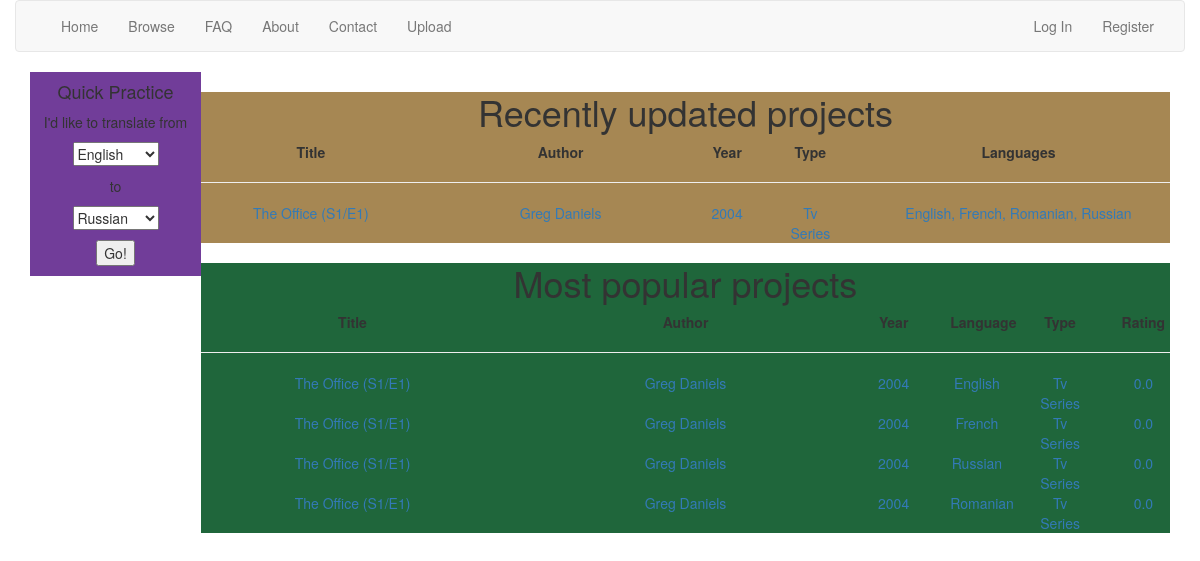
The page / on the database its author committed.
### tables this page shows
CREATE TABLE 'projects' ('id' INTEGER PRIMARY KEY AUTOINCREMENT NOT NULL, 'type' TEXT NOT NULL,'title' TEXT NOT NULL, 'author' TEXT NOT NULL, 'year' INTEGER NOT NULL, 'user_id'  INTEGER NOT NULL  , 'line_count' INTEGER, 'season' INTEGER, 'episode' INTEGER, 'poster'  TEXT NOT NULL  , 'description'  TEXT NOT NULL  );

CREATE TABLE 'versions' ('id' INTEGER PRIMARY KEY AUTOINCREMENT NOT NULL, 'project_id' INTEGER NOT NULL, 'user_id' INTEGER NOT NULL, 'language' TEXT NOT NULL, 'timestamp' DATETIME NOT NULL, 'rating' REAL DEFAULT 0.0);

### application.py (the view)
@app.route("/")
def index():
    all_versions = db.execute("SELECT * FROM versions")
    possible_languages = []
    for version in all_versions:
        if version["language"] not in possible_languages:
            possible_languages.append(version["language"])
    possible_from_languages = sorted(possible_languages)
    possible_to_languages = sorted(possible_languages, reverse=True)
    new_versions = db.execute("SELECT * FROM versions ORDER BY timestamp DESC")
    new_projects = []
    if len(new_versions) > 0:
        different_projects = []
        for version in new_versions:
            if version["project_id"] not in different_projects:
                different_projects.append(version["project_id"])
                if len(different_projects) == 10:
                    break
            else:
                continue
        for id in different_projects:
            rows = db.execute("SELECT * FROM projects WHERE id = :id", id=id)
            new_projects.append(rows[0])
        for project in new_projects:
            if project["type"].lower() == "tv series":
                project["title"] += (" (s" + str(project["season"]) + "/e" + str(project["episode"]) +")")
            rows = db.execute("SELECT * FROM versions WHERE project_id = :project_id",
                              project_id=project["id"])
            languages_list = []
            for row in rows:
                if row["language"] not in languages_list:
                    languages_list.append(row["language"])
            languages_list = sorted(languages_list)
            languages_string = ""
            for language in languages_list:
                languages_string += (language + ", ")
            languages_string = languages_string[:-2]
            project["languages"] = languages_string
    popular_versions = db.execute("SELECT * FROM versions ORDER BY rating DESC LIMIT 10")
    if len(popular_versions) > 0:
        for version in popular_versions:
            projects = db.execute("SELECT * FROM projects WHERE id = :id", id=version["project_id"])
            version["type"] = projects[0]["type"]
            version["title"] = projects[0]["title"]
            if version["type"].lower() == "tv series":
                version["title"] += (" (s" + str(projects[0]["season"]) + "/e" + str(projects[0]["episode"]) +")")
            version["author"] = projects[0]["author"]
            version["year"] = projects[0]["year"]
    return render_template("index.html", possible_from_languages=possible_from_languages,
                           possible_to_languages=possible_to_languages, new_projects=new_projects,
                           popular_versions=popular_versions)

### templates/index.html (shortened to what this page needs)
{% extends "layout.html" %}
{% block main %}
    <div class="container">
        <div class="leftindex">
            <h4>Quick Practice</h4>
            {% if possible_from_languages|length == 0 %}
                <p>No languages yet!</p>
            {% else %}
                <p>I'd like to translate from</p>
                <p>
                    <select name="from_language" form="quick_practice_form">
                        {% for language in possible_from_languages %}
                            <option value="{{ language }}">{{ language.title() }}</option>
                        {% endfor %}
                    </select>
                </p>
                <p>to</p>
                <p>
                    <select name="to_language" form="quick_practice_form">
                        {% for language in possible_to_languages %}
                            <option value="{{ language }}">{{ language.title() }}</option>
                        {% endfor %}
                    </select>
                </p>
                <form action="{{ url_for('quick_practice') }}" method="post" id="quick_practice_form">
                    <p><button type="submit">Go!</button></p>
                </form>
            {% endif %}
        </div>
        <div class="rightindex">
            <div class="topindex">
                <h1>Recently updated projects</h1>
                    {% if new_projects|length == 0 %}
                        <br>
                        <p>No projects yet.</p>
                        <br>
                    {% else %}
                        <div class="row">
                            <div class="col-xs-3"><strong>Title</strong></div>
                            <div class="col-xs-3"><strong>Author</strong></div>
                            <div class="col-xs-1"><strong>Year</strong></div>
                            <div class="col-xs-1"><strong>Type</strong></div>
                            <div class="col-xs-4"><strong>Languages</strong></div>
                        </div>
                        <hr>
                        {% for project in new_projects %}
                            <a href="{{ url_for('view_project', id=project['id']) }}">
                            <div class="row">
                                <div class="col-xs-3"> {{ project["title"].title() }} </div>
                                <div class="col-xs-3"> {{ project["author"].title() }} </div>
                                <div class="col-xs-1"> {{ project["year"] }} </div>
                                <div class="col-xs-1"> {{ project["type"].title() }} </div>
                                <div class="col-xs-4"> {{ project["languages"].title() }} </div>
                            </div>
                            </a>
                        {% endfor %}
                    {% endif %}
            </div>
            <div class="bottomindex">
                <h1>Most popular projects</h1>
                {% if popular_versions|length == 0 %}
                    <br>
                    <p>No projects yet.</p>
                    <br>
                {% else %}
                    <div class="row">
                            <div class="col-xs-4"><strong>Title</strong></div>
                            <div class="col-xs-4"><strong>Author</strong></div>
                            <div class="col-xs-1"><strong>Year</strong></div>
                            <div class="col-xs-1"><strong>Language</strong></div>
                            <div class="col-xs-1"><strong>Type</strong></div>
                            <div class="col-xs-1"><strong>Rating</strong></div>
                    </div>
                    <hr>
                    {% for version in popular_versions %}
                        <a href="{{ url_for('view_project', id=version['project_id']) }}">
                        <div class="row">
                            <div class="col-xs-4"> {{ version["title"].title() }} </div>
                            <div class="col-xs-4"> {{ version["author"].title() }} </div>
                            <div class="col-xs-1"> {{ version["year"] }} </div>
                            <div class="col-xs-1"> {{ version["language"].title() }} </div>
                            <div class="col-xs-1"> {{ version["type"].title() }} </div>
                            <div class="col-xs-1"> {{ version["rating"] }} </div>
                        </div>
                        </a>
                    {% endfor %}
                {% endif %}
            </div>
        </div>
    </div>
{% endblock %}

### templates/layout.html (shortened to what this page needs)
<!DOCTYPE html>
<html lang="en">
    <head>
        <link href="https://maxcdn.bootstrapcdn.com/bootstrap/3.3.7/css/bootstrap.min.css" rel="stylesheet"/>
        <link href="{{ url_for('static', filename='styles.css') }}" rel="stylesheet"/>
    </head>
    <body>
        <div class="container">
            <nav class="navbar navbar-default">
                <div class="container-fluid">
                    <div class="collapse navbar-collapse" id="navbar">
                        <ul class="nav navbar-nav">
                            <li><a href="{{ url_for('index') }}">Home</a></li>
                            <li><a href="{{ url_for('browse') }}">Browse</a></li>
                            <li><a href="{{ url_for('faq') }}">FAQ</a></li>
                            <li><a href="{{ url_for('about') }}">About</a></li>
                            <li><a href="{{ url_for('contact') }}">Contact</a></li>
                            <li class="dropdown">
                                <a class="dropdown-toggle" data-toggle="dropdown" href="#">Upload</a>
                            </li>
                        </ul>
                        {% if session.user_id %}
                            <ul class="nav navbar-nav navbar-right">
                                <li><a href="{{ url_for('log_out') }}">Log Out</a></li>
                                <!--
                                navigation dropdown bootstrap
                                https://www.w3schools.com/bootstrap/bootstrap_navbar.asp
                                -->
                                <li class="dropdown">
                                    <a class="dropdown-toggle" data-toggle="dropdown" href="#">My Account</a>
                                    <ul class="dropdown-menu">
                                        <li><a href="{{ url_for('view_details') }}">Account details</a></li>
                                        <li><a href="{{ url_for('view_history') }}">Account history</a></li>
                                        <li><a href="{{ url_for('view_notifications') }}">Account notifications</a></li>
                                    </ul>
                                </li>
                            </ul>
                        {% else %}
                            <ul class="nav navbar-nav navbar-right">
                                <li><a href="{{ url_for('log_in') }}">Log In</a></li>
                                <li><a href="{{ url_for('register') }}">Register</a></li>
                            </ul>
                        {% endif %}
                    </div>
                </div>
            </nav>
            <main>
                {% block main %}{% endblock %}
            </main>
        </div>
    </body>
</html>

### static/styles.css (style rules this page uses)
body, html { width: 100%; height: 100%; margin: 0; }
.leftindex { width: 15%; position: relative; float: left; background-color: #713D99; border-collapse: collapse; }
.rightindex { width: 85%; position: relative; float: right; border-collapse: collapse; }
.topindex { width: 100%; background-color: #A68753; border-collapse: collapse; }
.bottomindex { width: 100%; background-color: #1F663B; border-collapse: collapse; }
.container { margin-left: auto; margin-right: auto; text-align: center; width: 100%; height: 100%; }

### rows shown on the page
projects: title "The Office (S1/E1)", author "Greg Daniels", year "2004", type "Tv Series", languages "English, French, Romanian, Russian"
versions: title "The Office (S1/E1)", author "Greg Daniels", year "2004", language "English", type "Tv Series", rating "0.0"
versions: title "The Office (S1/E1)", author "Greg Daniels", year "2004", language "French", type "Tv Series", rating "0.0"
versions: title "The Office (S1/E1)", author "Greg Daniels", year "2004", language "Russian", type "Tv Series", rating "0.0"
versions: title "The Office (S1/E1)", author "Greg Daniels", year "2004", language "Romanian", type "Tv Series", rating "0.0"

### other values the page prints
form field from_language "English"
form field to_language "Russian"
